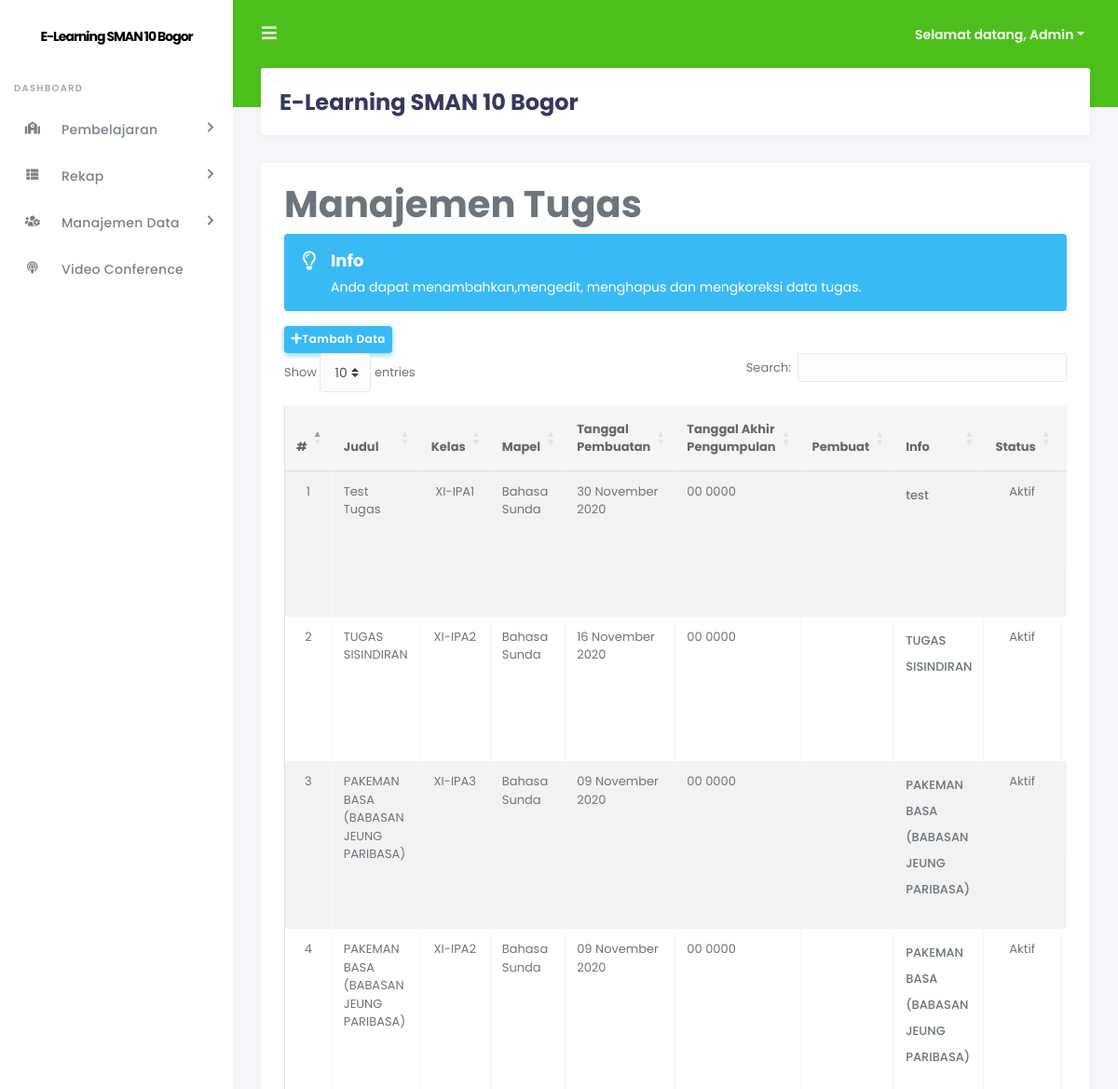
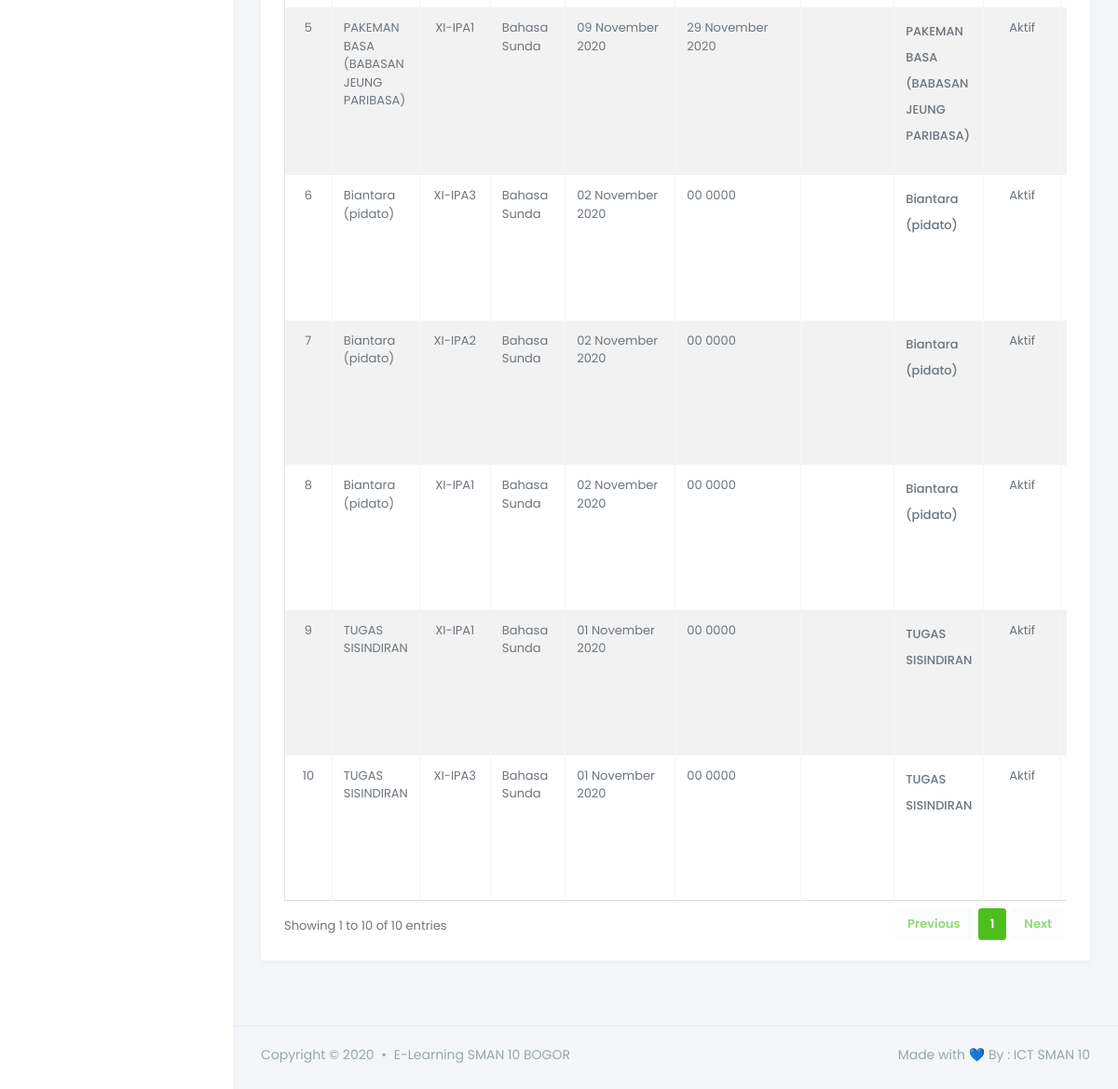
The app's page /admin/index.php?page=tugas (signed in) with its own data (2 pictures, top to bottom).
### tables this page shows
CREATE TABLE `tb_topik_tugas` (
  `id_tu` int(11) NOT NULL,
  `judul` varchar(100) NOT NULL,
  `id_kelas` int(5) NOT NULL,
  `id_mapel` int(5) NOT NULL,
  `tgl_buat` date NOT NULL,
  `pembuat` varchar(10) NOT NULL,
  `tgl_pengumpulan` date NOT NULL,
  `info` varchar(250) NOT NULL,
  `status` enum('aktif','tidak aktif') NOT NULL
);

CREATE TABLE `tb_kelas` (
  `id_kelas` int(11) NOT NULL,
  `nama_kelas` varchar(50) NOT NULL,
  `wali_kelas` int(5) NOT NULL,
  `ketua_kelas` int(5) NOT NULL
);

CREATE TABLE `tb_mapel` (
  `id` int(11) NOT NULL,
  `kode_mapel` varchar(10) NOT NULL,
  `mapel` varchar(100) NOT NULL
);

### +koneksi.php (called while the page is built, shortened)
<?php
function tgl_indo($tgl) {
	$tanggal = substr($tgl,8,2);
	$bulan = getBulan(substr($tgl,5,2));
	$tahun = substr($tgl,0,4);
	return $tanggal.' '.$bulan.' '.$tahun;
}
function getBulan($bln){
	switch ($bln){
		case 11:
			return "November";
			break;
	}
}
?>

### admin/inc/tugas.php (the view, shortened to what this page needs)
<div class="row">
    <div class="col-md-12">
        <h1 class="page-header">Manajemen Tugas</h1>
    </div>
</div>
<?php
$no = 1;
if (@$_SESSION[admin]) {
    $sql_topik = mysqli_query($db, "SELECT * FROM tb_topik_tugas JOIN tb_kelas ON tb_topik_tugas.id_kelas = tb_kelas.id_kelas JOIN tb_mapel ON tb_topik_tugas.id_mapel = tb_mapel.id ORDER BY tgl_buat DESC") or die($db->error);
}
if (@$_GET['action'] == '') { ?>
    <div class="row">
        <div class="col-md-12">
            <div class="panel panel-default">
              <div class="alert alert-info alert-has-icon">
        <div class="alert-icon"><i class="far fa-lightbulb"></i></div>
        <div class="alert-body">
          <div class="alert-title">Info</div>
          Anda dapat menambahkan,mengedit, menghapus dan mengkoreksi data tugas.
        </div>
        </div>
                <div class="panel-heading"><a href="?page=tugas&action=tambah" class="btn btn-info btn-sm"><i class="fas fa-plus"></i>Tambah Data</a></div>
                <div class="panel-body">
                    <div class="table-responsive">
                        <table class="table table-striped table-bordered table-hover" id="tugas">
                            <thead>
                                <tr>
                                    <th>#</th>
                                    <th>Judul</th>
                                    <th>Kelas</th>
                                    <th>Mapel</th>
                                    <th>Tanggal Pembuatan</th>
                                    <th>Tanggal Akhir Pengumpulan</th>
                                    <?php
                                    if (@$_SESSION['admin']) {
                                        echo "<th>Pembuat</th>";
                                    } ?>
                                    <th>Info</th>
                                    <th>Status</th>
                                    <th>Aksi</th>
                                </tr>
                            </thead>
                            <tbody>
                            <?php
                            if (mysqli_num_rows($sql_topik) > 0) {
                                while ($data_topik = mysqli_fetch_array($sql_topik)) { ?>
                                    <tr>
                                        <td align="center"><?php echo $no++; ?></td>
                                        <td><?php echo $data_topik['judul']; ?></td>
                                        <td align="center"><?php echo $data_topik['nama_kelas']; ?></td>
                                        <td><?php echo $data_topik['mapel']; ?></td>
                                        <td><?php echo tgl_indo($data_topik['tgl_buat']); ?></td>
                                        <td><?php echo tgl_indo($data_topik['tgl_pengumpulan']); ?></td>
                                        <?php
                                        if (@$_SESSION['admin']) {
                                            if ($data_topik['pembuat'] == 'admin') {
                                                echo "<td>Admin</td>";
                                            } else {
                                                $sql1 = mysqli_query($db, "SELECT * FROM tb_pengajar WHERE id_pengajar = '$data_topik[pembuat]'") or die($db->error);
                                                $data1 = mysqli_fetch_array($sql1);
                                                echo "<td>".$data1['nama_lengkap']."</td>";
                                            }
                                        } ?>
                                        <td><?php echo $data_topik['info']; ?></td>
                                        <td align="center"><?php echo ucfirst($data_topik['status']); ?></td>
                                        <td align="center">
                                        </td>
                                    </tr>
                                <?php
                                }
                            } else {
                                echo '<td colspan="9" align="center">Tidak ada data</td>';
                            } ?>
                            </tbody>
                        </table>
                    </div>
                </div>
            </div>
        </div>
    </div>
    <?php
                    } elseif (@$_GET['action'] == 'buatsoal') {
                        include "buat_soal_upload.php";
                    } elseif (@$_GET['action'] == 'daftarsoal') {
                        include "daftar_soal_tugas.php";
                    } elseif (@$_GET['action'] == 'pesertakoreksi') {
                        include "tugas_koreksi.php";
                    } elseif (@$_GET['action'] == 'koreksi') {
                        include "koreksi_tugas.php";
                    } ?>

### admin/index.php (shortened to what this page needs)
<?php
include "../+koneksi.php";
if (@$_SESSION['admin'] || @$_SESSION['pengajar']) {
    ?>
<!DOCTYPE html>
<html>
<head>
    <link rel="stylesheet" href="https://stackpath.bootstrapcdn.com/bootstrap/4.4.1/css/bootstrap.min.css">
    <link rel="stylesheet" href="https://use.fontawesome.com/releases/v5.7.2/css/all.css">
    <link href="http://cdnjs.cloudflare.com/ajax/libs/summernote/0.8.9/summernote.css" rel="stylesheet">
    <link rel="stylesheet" type="text/css" href="https://cdn.datatables.net/1.10.22/css/dataTables.bootstrap4.min.css"/>
    <link rel="stylesheet" type="text/css" href="https://cdn.datatables.net/buttons/1.6.5/css/buttons.bootstrap4.min.css"/>
    <link rel="stylesheet" type="text/css" href="https://cdn.datatables.net/fixedcolumns/3.3.1/css/fixedColumns.bootstrap4.min.css"/>
    <link rel="stylesheet" type="text/css" href="https://cdn.datatables.net/fixedheader/3.1.7/css/fixedHeader.bootstrap4.min.css"/>
    <link rel="stylesheet" type="text/css" href="https://cdn.datatables.net/keytable/2.5.3/css/keyTable.bootstrap4.min.css"/>
    <link rel="stylesheet" type="text/css" href="https://cdn.datatables.net/responsive/2.2.6/css/responsive.bootstrap4.min.css"/>
    <link rel="stylesheet" type="text/css" href="https://cdn.datatables.net/scroller/2.0.3/css/scroller.bootstrap4.min.css"/>
    <link rel="stylesheet" type="text/css" href="https://cdn.datatables.net/searchbuilder/1.0.0/css/searchBuilder.bootstrap4.min.css"/>
    <link rel="stylesheet" type="text/css" href="https://cdn.datatables.net/searchpanes/1.2.1/css/searchPanes.bootstrap4.min.css"/>
    <link rel="stylesheet" type="text/css" href="https://cdn.datatables.net/select/1.3.1/css/select.bootstrap4.min.css"/>
    <link rel="stylesheet" href="stisla/assets/css/style.css">
    <link rel="stylesheet" href="stisla/assets/css/components.css">
</head>
<body>
  <div id="app">
    <div class="main-wrapper">
      <div class="navbar-bg"></div>
      <nav class="navbar navbar-expand-lg main-navbar">
        <form class="form-inline mr-auto">
          <ul class="navbar-nav mr-3">
            <li><a href="#" data-toggle="sidebar" class="nav-link nav-link-lg"><i class="fas fa-bars"></i></a></li>
          </ul>
        </form>
        <ul class="navbar-nav navbar-right">
          <li class="dropdown"><a href="#" data-toggle="dropdown" class="nav-link dropdown-toggle nav-link-lg nav-link-user">
            <div class="d-sm-none d-lg-inline-block">Selamat datang,
              <?php
              if (@$_SESSION['admin']) {
                  $sesi_id = @$_SESSION['admin'];
                  $level = "admin";
              } elseif (@$_SESSION['pengajar']) {
                  $sesi_id = @$_SESSION['pengajar'];
                  $level = "pengajar";
              }
    if ($level == 'admin') {
        $sql_terlogin = mysqli_query($db, "SELECT * FROM tb_admin WHERE id_admin = '$sesi_id'") or die($db->error);
    } elseif ($level == 'pengajar') {
        $sql_terlogin = mysqli_query($db, "SELECT * FROM tb_pengajar WHERE id_pengajar = '$sesi_id'") or die($db->error);
    }
    $data_terlogin = mysqli_fetch_array($sql_terlogin);
    echo ucfirst($data_terlogin['username']); ?>
              </div></a>
          </li>
        </ul>
      </nav>
      <div class="main-sidebar">
        <aside id="sidebar-wrapper">
          <div class="sidebar-brand">
            <a href="./">E-Learning SMAN 10 Bogor</a>
          </div>
          <ul class="sidebar-menu">
              <li class="menu-header">Dashboard</li>
              <?php
              if (@$_SESSION['admin']) {
                  ?>
                  <li class="nav-item dropdown">
                    <a href="#" class="nav-link has-dropdown"><i class="fas fa-school"></i><span>Pembelajaran</span></a>
              </li>
                      <li class="nav-item dropdown">
                        <a href="#" class="nav-link has-dropdown"><i class="fas fa-th-list"></i><span>Rekap</span></a>
                  </li>
                  <li class="nav-item dropdown">
                    <a href="#" class="nav-link has-dropdown"><i class="fas fa-users-cog"></i><span>Manajemen Data</span></a>
                  </li>
                      <li><a class="nav-link" href="?page=meet"><i class="fas fa-podcast"></i><span>Video Conference</span></a></li>
          <?php
              } ?>
          </ul>
        </aside>
      </div>
      <div class="main-content">
        <section class="section">
          <div class="section-header">
            <h1>E-Learning SMAN 10 Bogor</h1>
          </div>
          <div class="section-body">
            <div class="card-wrap">
            <div class="row">
              <div class="col-12">
                <div class="card">
            <div class="card-body">
                <?php
                if (@$_GET['page'] == '') {
                    include "inc/dashboard.php";
                } elseif (@$_GET['page'] == 'pengajar') {
                    include "inc/pengajar.php";
                } elseif (@$_GET['page'] == 'siswaregistrasi') {
                    include "inc/siswaregistrasi.php";
                } elseif (@$_GET['page'] == 'siswa') {
                    include "inc/siswa.php";
                } elseif (@$_GET['page'] == 'kelas') {
                    include "inc/kelas.php";
                } elseif (@$_GET['page'] == 'mapel') {
                    include "inc/mapel.php";
                } elseif (@$_GET['page'] == 'quiz') {
                    include "inc/quiz.php";
                } elseif (@$_GET['page'] == 'tugas') {
                    include "inc/tugas.php";
                } elseif (@$_GET['page'] == 'materi') {
                    include "inc/materi.php";
                } elseif (@$_GET['page'] == 'pengumuman') {
                    include "inc/pengumuman.php";
                } elseif (@$_GET['page'] == 'jurnal') {
                    include "inc/jurnal.php";
                } elseif (@$_GET['page'] == 'rekappresensisiswa') {
                    include "inc/rekappresensisiswa.php";
                } elseif (@$_GET['page'] == 'rekapjurnalpengajar') {
                    include "inc/rekapjurnalpengajar.php";
                } elseif (@$_GET['page'] == 'rekapnilaisiswa') {
                    include "inc/rekapnilaisiswa.php";
                } elseif (@$_GET['page'] == 'rekapnilaitugas') {
                    include "inc/rekapnilaitugas.php";
                } elseif (@$_GET['page'] == 'importdatapengajar') {
                    include "inc/form_import_data_pengajar.php";
                } elseif (@$_GET['page'] == 'importtugas') {
                    include "inc/form_import_tugas.php";
                } elseif (@$_GET['page'] == 'meet') {
                    include "inc/meet.php";
                } elseif (@$_GET['page'] == 'room1') {
                    include "vcon/iframe/iframe-room1.php";
                } elseif (@$_GET['page'] == 'room2') {
                    include "vcon/iframe/iframe-room2.php";
                } elseif (@$_GET['page'] == 'room3') {
                    include "vcon/iframe/iframe-room3.php";
                } elseif (@$_GET['page'] == 'room4') {
                    include "vcon/iframe/iframe-room4.php";
                } elseif (@$_GET['page'] == 'room-rapat-guru') {
                    include "vcon/room-rapat-guru.php";
                } else {
                    echo "<div class='col-xs-12'><div class='alert alert-danger'>[404] Halaman tidak ditemukan! Silahkan pilih menu yang ada!</div></div>";
                } ?>
              </div>
              </div>
            </div>
          </div>
              </div>
            </section>
          </div>
          <footer class="main-footer">
            <div class="footer-left">
              Copyright &copy; 2020 <div class="bullet"></div> E-Learning SMAN 10 BOGOR
            </div>
            <div class="footer-right">
              Made with 💙 By : ICT SMAN 10
            </div>
          </footer>
            </div>
        </div>
</body>
</html>
<?php
} else {
                    include "login.php";
                }
?>

### records on screen
tb_topik_tugas: judul "Test Tugas", id_kelas.nama_kelas "XI-IPA1", id_mapel.mapel "Bahasa Sunda", tgl_buat "30 November 2020", tgl_pengumpulan "00 0000", info "test", status "Aktif"
tb_topik_tugas: judul "TUGAS SISINDIRAN", id_kelas.nama_kelas "XI-IPA2", id_mapel.mapel "Bahasa Sunda", tgl_buat "16 November 2020", tgl_pengumpulan "00 0000", info "TUGAS SISINDIRAN", status "Aktif"
tb_topik_tugas: judul "PAKEMAN BASA (BABASAN JEUNG PARIBASA)", id_kelas.nama_kelas "XI-IPA3", id_mapel.mapel "Bahasa Sunda", tgl_buat "09 November 2020", tgl_pengumpulan "00 0000", info "PAKEMAN BASA (BABASAN JEUNG PARIBASA)", status "Aktif"
tb_topik_tugas: judul "PAKEMAN BASA (BABASAN JEUNG PARIBASA)", id_kelas.nama_kelas "XI-IPA2", id_mapel.mapel "Bahasa Sunda", tgl_buat "09 November 2020", tgl_pengumpulan "00 0000", info "PAKEMAN BASA (BABASAN JEUNG PARIBASA)", status "Aktif"
tb_topik_tugas: judul "PAKEMAN BASA (BABASAN JEUNG PARIBASA)", id_kelas.nama_kelas "XI-IPA1", id_mapel.mapel "Bahasa Sunda", tgl_buat "09 November 2020", tgl_pengumpulan "29 November 2020", info "PAKEMAN BASA (BABASAN JEUNG PARIBASA)", status "Aktif"
tb_topik_tugas: judul "Biantara (pidato)", id_kelas.nama_kelas "XI-IPA3", id_mapel.mapel "Bahasa Sunda", tgl_buat "02 November 2020", tgl_pengumpulan "00 0000", info "Biantara (pidato)", status "Aktif"
tb_topik_tugas: judul "Biantara (pidato)", id_kelas.nama_kelas "XI-IPA2", id_mapel.mapel "Bahasa Sunda", tgl_buat "02 November 2020", tgl_pengumpulan "00 0000", info "Biantara (pidato)", status "Aktif"
tb_topik_tugas: judul "Biantara (pidato)", id_kelas.nama_kelas "XI-IPA1", id_mapel.mapel "Bahasa Sunda", tgl_buat "02 November 2020", tgl_pengumpulan "00 0000", info "Biantara (pidato)", status "Aktif"
tb_topik_tugas: judul "TUGAS SISINDIRAN", id_kelas.nama_kelas "XI-IPA1", id_mapel.mapel "Bahasa Sunda", tgl_buat "01 November 2020", tgl_pengumpulan "00 0000", info "TUGAS SISINDIRAN", status "Aktif"
tb_topik_tugas: judul "TUGAS SISINDIRAN", id_kelas.nama_kelas "XI-IPA3", id_mapel.mapel "Bahasa Sunda", tgl_buat "01 November 2020", tgl_pengumpulan "00 0000", info "TUGAS SISINDIRAN", status "Aktif"

### other values on screen
$data_terlogin['username'] "Admin"
